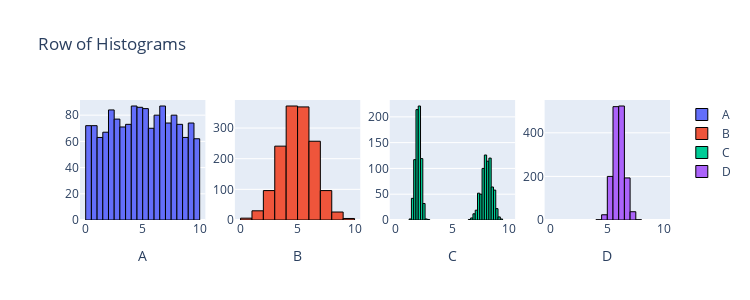

Notebook code for this chart:
### Code cell
from scipy import stats
import plotly.graph_objects as go
from plotly.subplots import make_subplots
import numpy as np

n = 1500
data1 = stats.uniform.rvs(0, 10, size=n)
data2 = stats.norm.rvs(5, 1.5, size=n)
data3 = np.r_[stats.norm.rvs(2, 0.25, size=int(n/2)), stats.norm.rvs(8, 0.5, size=int(n/2))]
data4 = stats.norm.rvs(6, 0.5, size=n)

fig = make_subplots(rows=1, cols=4)

fig.add_trace(go.Histogram(x=data1, name='A', nbinsx=30, marker=dict(line=dict(color='black', width=1))), row=1, col=1)
fig.add_trace(go.Histogram(x=data2, name='B', nbinsx=15, marker=dict(line=dict(color='black', width=1))), row=1, col=2)
fig.add_trace(go.Histogram(x=data3, name='C', nbinsx=45, marker=dict(line=dict(color='black', width=1))), row=1, col=3)
fig.add_trace(go.Histogram(x=data4, name='D', nbinsx=15, marker=dict(line=dict(color='black', width=1))), row=1, col=4)

fig.update_layout(height=300, width=750, title_text="Row of Histograms")
fig.update_xaxes(title_text="A", row=1, col=1)
fig.update_xaxes(title_text="B", row=1, col=2)
fig.update_xaxes(title_text="C", row=1, col=3)
fig.update_xaxes(title_text="D", row=1, col=4)
fig.update_xaxes(range=[-0.5, 10.5])

for trace in fig.data:
    trace.xbins = dict(start=0, end=10)
    
# This code was produced by just making requests to Microsoft Copilot
# https://github.com/pointOfive/stat130chat130/blob/main/CHATLOG/wk3/COP/SLS/0001_concise_makeAplotV1.md

fig.show() # USE `fig.show(renderer="png")` FOR ALL GitHub and MarkUs SUBMISSIONS

### Figure 1 — Plotly figure (JSON) as saved in the notebook; plotly's stock layout.template omitted (floating-point values rounded to 4 significant figures; data arrays with more than 128 entries replaced by an {"elided": "..."} marker saying what was removed)
{"data": [{"marker": {"line": {"color": "black", "width": 1}}, "name": "A", "nbinsx": 30, "type": "histogram", "x": {"elided": "1500 float values"}, "xaxis": "x", "xbins": {"end": 10, "start": 0}, "yaxis": "y"}, {"marker": {"line": {"color": "black", "width": 1}}, "name": "B", "nbinsx": 15, "type": "histogram", "x": {"elided": "1500 float values"}, "xaxis": "x2", "xbins": {"end": 10, "start": 0}, "yaxis": "y2"}, {"marker": {"line": {"color": "black", "width": 1}}, "name": "C", "nbinsx": 45, "type": "histogram", "x": {"elided": "1500 float values"}, "xaxis": "x3", "xbins": {"end": 10, "start": 0}, "yaxis": "y3"}, {"marker": {"line": {"color": "black", "width": 1}}, "name": "D", "nbinsx": 15, "type": "histogram", "x": {"elided": "1500 float values"}, "xaxis": "x4", "xbins": {"end": 10, "start": 0}, "yaxis": "y4"}], "layout": {"height": 300, "title": {"text": "Row of Histograms"}, "width": 750, "xaxis": {"anchor": "y", "domain": [0, 0.2125], "range": [-0.5, 10.5], "title": {"text": "A"}}, "xaxis2": {"anchor": "y2", "domain": [0.2625, 0.475], "range": [-0.5, 10.5], "title": {"text": "B"}}, "xaxis3": {"anchor": "y3", "domain": [0.525, 0.7375], "range": [-0.5, 10.5], "title": {"text": "C"}}, "xaxis4": {"anchor": "y4", "domain": [0.7875, 1], "range": [-0.5, 10.5], "title": {"text": "D"}}, "yaxis": {"anchor": "x", "domain": [0, 1]}, "yaxis2": {"anchor": "x2", "domain": [0, 1]}, "yaxis3": {"anchor": "x3", "domain": [0, 1]}, "yaxis4": {"anchor": "x4", "domain": [0, 1]}}}
